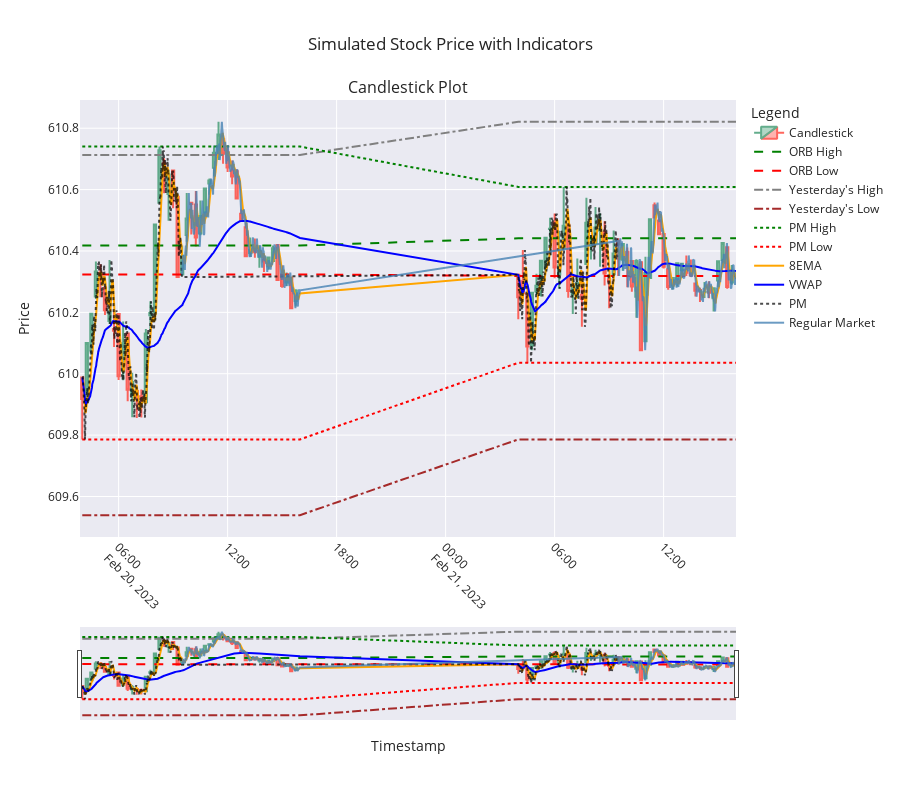

Notebook cell for this chart:
### Code cell
from plotly.subplots import make_subplots
import plotly.graph_objects as go
import plotly.express as px

def plot_candlestick_with_indicators(candlestick_data, simulated_data):
    # Create a figure with a single subplot
    fig = make_subplots(rows=1, cols=1, shared_xaxes=True, 
                        vertical_spacing=0.1, 
                        subplot_titles=("Candlestick Plot",))

    # Add candlestick traces
    fig.add_trace(go.Candlestick(
        x=candlestick_data.index,
        open=candlestick_data['Open'],
        high=candlestick_data['High'],
        low=candlestick_data['Low'],
        close=candlestick_data['Close'],
        name='Candlestick',
        opacity=0.8
    ), row=1, col=1)

    # Add indicators to the candlestick plot
    fig.add_trace(go.Scatter(
        x=simulated_data['Timestamp'],
        y=simulated_data['ORB_High'],
        mode='lines',
        name='ORB High',
        line=dict(color='green', dash='dash')
    ), row=1, col=1)

    fig.add_trace(go.Scatter(
        x=simulated_data['Timestamp'],
        y=simulated_data['ORB_Low'],
        mode='lines',
        name='ORB Low',
        line=dict(color='red', dash='dash')
    ), row=1, col=1)

    fig.add_trace(go.Scatter(
        x=simulated_data['Timestamp'],
        y=simulated_data['Yest_High'],
        mode='lines',
        name="Yesterday's High",
        line=dict(color='gray', dash='dashdot')
    ), row=1, col=1)

    fig.add_trace(go.Scatter(
        x=simulated_data['Timestamp'],
        y=simulated_data['Yest_Low'],
        mode='lines',
        name="Yesterday's Low",
        line=dict(color='brown', dash='dashdot')
    ), row=1, col=1)

    fig.add_trace(go.Scatter(
        x=simulated_data['Timestamp'],
        y=simulated_data['PM_High'],
        mode='lines',
        name='PM High',
        line=dict(color='green', dash='dot')
    ), row=1, col=1)

    fig.add_trace(go.Scatter(
        x=simulated_data['Timestamp'],
        y=simulated_data['PM_Low'],
        mode='lines',
        name='PM Low',
        line=dict(color='red', dash='dot')
    ), row=1, col=1)

    fig.add_trace(go.Scatter(
        x=simulated_data['Timestamp'],
        y=simulated_data['8EMA'],
        mode='lines',
        name='8EMA',
        line=dict(color='orange')
    ), row=1, col=1)

    fig.add_trace(go.Scatter(
        x=simulated_data['Timestamp'],
        y=simulated_data['VWAP'],
        mode='lines',
        name='VWAP',
        line=dict(color='blue')
    ), row=1, col=1)

    # Add PM and Regular Market values
    fig.add_trace(go.Scatter(
        x=simulated_data[simulated_data['Session'] == 'PM']['Timestamp'],
        y=simulated_data[simulated_data['Session'] == 'PM']['Close'],
        mode='lines',
        name='PM',
        line=dict(color='black', dash='dot'),
        opacity=0.7
    ), row=1, col=1)

    fig.add_trace(go.Scatter(
        x=simulated_data[simulated_data['Session'] == 'Regular Market']['Timestamp'],
        y=simulated_data[simulated_data['Session'] == 'Regular Market']['Close'],
        mode='lines',
        name='Regular Market',
        line=dict(color='steelblue'),
        opacity=0.8
    ), row=1, col=1)

    # Update layout for better appearance
    fig.update_layout(
        title="Simulated Stock Price with Indicators",
        xaxis_title="Timestamp",
        yaxis_title="Price",
        legend_title="Legend",
        xaxis=dict(tickangle=45),
        template="seaborn",
        hovermode='x unified',
        height=800  # Make the graph taller
    )

    # Show the plot
    fig.show()

# Example usage
plot_candlestick_with_indicators(candlestick_data, simulated_data)

### Figure 1 — Plotly figure (JSON) as saved in the notebook; plotly's stock layout.template omitted (floating-point values rounded to 4 significant figures; data arrays with more than 128 entries replaced by an {"elided": "..."} marker saying what was removed)
{"data": [{"close": [609.9, 610.1, 610.2, 610.3, 610.3, 610.2, 610.2, 610.1, 610.0, 610.1, 609.9, 610.0, 609.9, 609.9, 610.1, 610.2, 610.5, 610.7, 610.7, 610.6, 610.6, 610.3, 610.4, 610.5, 610.6, 610.4, 610.5, 610.6, 610.6, 610.7, 610.8, 610.7, 610.7, 610.6, 610.6, 610.5, 610.4, 610.4, 610.4, 610.4, 610.4, 610.4, 610.4, 610.3, 610.3, 610.3, 610.2, 610.3, 610.2, 610.3, 610.1, 610.3, 610.3, 610.4, 610.4, 610.5, 610.3, 610.4, 610.5, 610.3, 610.3, 610.3, 610.2, 610.5, 610.4, 610.5, 610.5, 610.3, 610.3, 610.4, 610.4, 610.4, 610.4, 610.3, 610.4, 610.1, 610.3, 610.5, 610.5, 610.5, 610.3, 610.3, 610.3, 610.4, 610.4, 610.3, 610.3, 610.3, 610.3, 610.3, 610.3, 610.3, 610.4, 610.4, 610.3, 610.3], "high": [610.0, 610.1, 610.2, 610.4, 610.4, 610.3, 610.4, 610.2, 610.2, 610.2, 610.1, 610.0, 609.9, 609.9, 610.1, 610.2, 610.5, 610.7, 610.7, 610.7, 610.7, 610.6, 610.4, 610.6, 610.6, 610.6, 610.6, 610.6, 610.6, 610.7, 610.8, 610.8, 610.7, 610.7, 610.7, 610.5, 610.5, 610.4, 610.4, 610.4, 610.4, 610.4, 610.4, 610.4, 610.4, 610.3, 610.3, 610.3, 610.3, 610.4, 610.3, 610.3, 610.3, 610.4, 610.4, 610.5, 610.5, 610.5, 610.6, 610.5, 610.3, 610.4, 610.3, 610.6, 610.5, 610.5, 610.5, 610.5, 610.3, 610.5, 610.4, 610.4, 610.4, 610.4, 610.4, 610.4, 610.4, 610.5, 610.6, 610.5, 610.5, 610.4, 610.3, 610.4, 610.4, 610.4, 610.4, 610.3, 610.3, 610.3, 610.3, 610.3, 610.4, 610.4, 610.4, 610.4], "low": [609.8, 609.9, 610.1, 610.2, 610.2, 610.2, 610.2, 610.1, 610.0, 610.0, 609.9, 609.9, 609.9, 609.9, 609.9, 610.1, 610.2, 610.6, 610.6, 610.5, 610.5, 610.3, 610.3, 610.4, 610.5, 610.4, 610.5, 610.5, 610.6, 610.6, 610.7, 610.7, 610.7, 610.6, 610.6, 610.5, 610.4, 610.4, 610.4, 610.3, 610.3, 610.3, 610.4, 610.3, 610.3, 610.3, 610.2, 610.2, 610.2, 610.2, 610.0, 610.1, 610.3, 610.3, 610.3, 610.4, 610.3, 610.3, 610.4, 610.2, 610.2, 610.2, 610.2, 610.4, 610.4, 610.4, 610.3, 610.3, 610.2, 610.3, 610.3, 610.3, 610.3, 610.3, 610.2, 610.1, 610.1, 610.3, 610.5, 610.5, 610.3, 610.3, 610.3, 610.3, 610.3, 610.3, 610.3, 610.3, 610.2, 610.2, 610.2, 610.2, 610.3, 610.3, 610.3, 610.3], "name": "Candlestick", "opacity": 0.8, "open": [610.0, 609.9, 610.1, 610.3, 610.3, 610.3, 610.2, 610.1, 610.2, 610.0, 610.1, 609.9, 609.9, 609.9, 609.9, 610.2, 610.2, 610.6, 610.7, 610.6, 610.7, 610.6, 610.3, 610.5, 610.6, 610.6, 610.5, 610.5, 610.6, 610.7, 610.7, 610.8, 610.7, 610.7, 610.7, 610.5, 610.5, 610.4, 610.4, 610.4, 610.4, 610.4, 610.4, 610.4, 610.3, 610.3, 610.3, 610.2, 610.3, 610.3, 610.3, 610.1, 610.3, 610.3, 610.3, 610.5, 610.5, 610.3, 610.4, 610.5, 610.3, 610.3, 610.3, 610.4, 610.4, 610.4, 610.5, 610.5, 610.3, 610.3, 610.4, 610.4, 610.4, 610.4, 610.3, 610.4, 610.1, 610.3, 610.5, 610.5, 610.5, 610.3, 610.3, 610.3, 610.3, 610.3, 610.3, 610.3, 610.3, 610.3, 610.3, 610.2, 610.3, 610.4, 610.4, 610.3], "type": "candlestick", "x": ["2023-02-20T04:00:00.000000000", "2023-02-20T04:15:00.000000000", "2023-02-20T04:30:00.000000000", "2023-02-20T04:45:00.000000000", "2023-02-20T05:00:00.000000000", "2023-02-20T05:15:00.000000000", "2023-02-20T05:30:00.000000000", "2023-02-20T05:45:00.000000000", "2023-02-20T06:00:00.000000000", "2023-02-20T06:15:00.000000000", "2023-02-20T06:30:00.000000000", "2023-02-20T06:45:00.000000000", "2023-02-20T07:00:00.000000000", "2023-02-20T07:15:00.000000000", "2023-02-20T07:30:00.000000000", "2023-02-20T07:45:00.000000000", "2023-02-20T08:00:00.000000000", "2023-02-20T08:15:00.000000000", "2023-02-20T08:30:00.000000000", "2023-02-20T08:45:00.000000000", "2023-02-20T09:00:00.000000000", "2023-02-20T09:15:00.000000000", "2023-02-20T09:30:00.000000000", "2023-02-20T09:45:00.000000000", "2023-02-20T10:00:00.000000000", "2023-02-20T10:15:00.000000000", "2023-02-20T10:30:00.000000000", "2023-02-20T10:45:00.000000000", "2023-02-20T11:00:00.000000000", "2023-02-20T11:15:00.000000000", "2023-02-20T11:30:00.000000000", "2023-02-20T11:45:00.000000000", "2023-02-20T12:00:00.000000000", "2023-02-20T12:15:00.000000000", "2023-02-20T12:30:00.000000000", "2023-02-20T12:45:00.000000000", "2023-02-20T13:00:00.000000000", "2023-02-20T13:15:00.000000000", "2023-02-20T13:30:00.000000000", "2023-02-20T13:45:00.000000000", "2023-02-20T14:00:00.000000000", "2023-02-20T14:15:00.000000000", "2023-02-20T14:30:00.000000000", "2023-02-20T14:45:00.000000000", "2023-02-20T15:00:00.000000000", "2023-02-20T15:15:00.000000000", "2023-02-20T15:30:00.000000000", "2023-02-20T15:45:00.000000000", "2023-02-21T04:00:00.000000000", "2023-02-21T04:15:00.000000000", "2023-02-21T04:30:00.000000000", "2023-02-21T04:45:00.000000000", "2023-02-21T05:00:00.000000000", "2023-02-21T05:15:00.000000000", "2023-02-21T05:30:00.000000000", "2023-02-21T05:45:00.000000000", "2023-02-21T06:00:00.000000000", "2023-02-21T06:15:00.000000000", "2023-02-21T06:30:00.000000000", "2023-02-21T06:45:00.000000000", "2023-02-21T07:00:00.000000000", "2023-02-21T07:15:00.000000000", "2023-02-21T07:30:00.000000000", "2023-02-21T07:45:00.000000000", "2023-02-21T08:00:00.000000000", "2023-02-21T08:15:00.000000000", "2023-02-21T08:30:00.000000000", "2023-02-21T08:45:00.000000000", "2023-02-21T09:00:00.000000000", "2023-02-21T09:15:00.000000000", "2023-02-21T09:30:00.000000000", "2023-02-21T09:45:00.000000000", "2023-02-21T10:00:00.000000000", "2023-02-21T10:15:00.000000000", "2023-02-21T10:30:00.000000000", "2023-02-21T10:45:00.000000000", "2023-02-21T11:00:00.000000000", "2023-02-21T11:15:00.000000000", "2023-02-21T11:30:00.000000000", "2023-02-21T11:45:00.000000000", "2023-02-21T12:00:00.000000000", "2023-02-21T12:15:00.000000000", "2023-02-21T12:30:00.000000000", "2023-02-21T12:45:00.000000000", "2023-02-21T13:00:00.000000000", "2023-02-21T13:15:00.000000000", "2023-02-21T13:30:00.000000000", "2023-02-21T13:45:00.000000000", "2023-02-21T14:00:00.000000000", "2023-02-21T14:15:00.000000000", "2023-02-21T14:30:00.000000000", "2023-02-21T14:45:00.000000000", "2023-02-21T15:00:00.000000000", "2023-02-21T15:15:00.000000000", "2023-02-21T15:30:00.000000000", "2023-02-21T15:45:00.000000000"], "xaxis": "x", "yaxis": "y"}, {"line": {"color": "green", "dash": "dash"}, "mode": "lines", "name": "ORB High", "type": "scatter", "x": {"elided": "1440 str values"}, "xaxis": "x", "y": {"elided": "1440 float values"}, "yaxis": "y"}, {"line": {"color": "red", "dash": "dash"}, "mode": "lines", "name": "ORB Low", "type": "scatter", "x": {"elided": "1440 str values"}, "xaxis": "x", "y": {"elided": "1440 float values"}, "yaxis": "y"}, {"line": {"color": "gray", "dash": "dashdot"}, "mode": "lines", "name": "Yesterday's High", "type": "scatter", "x": {"elided": "1440 str values"}, "xaxis": "x", "y": {"elided": "1440 float values"}, "yaxis": "y"}, {"line": {"color": "brown", "dash": "dashdot"}, "mode": "lines", "name": "Yesterday's Low", "type": "scatter", "x": {"elided": "1440 str values"}, "xaxis": "x", "y": {"elided": "1440 float values"}, "yaxis": "y"}, {"line": {"color": "green", "dash": "dot"}, "mode": "lines", "name": "PM High", "type": "scatter", "x": {"elided": "1440 str values"}, "xaxis": "x", "y": {"elided": "1440 float values"}, "yaxis": "y"}, {"line": {"color": "red", "dash": "dot"}, "mode": "lines", "name": "PM Low", "type": "scatter", "x": {"elided": "1440 str values"}, "xaxis": "x", "y": {"elided": "1440 float values"}, "yaxis": "y"}, {"line": {"color": "orange"}, "mode": "lines", "name": "8EMA", "type": "scatter", "x": {"elided": "1440 str values"}, "xaxis": "x", "y": {"elided": "1440 float values"}, "yaxis": "y"}, {"line": {"color": "blue"}, "mode": "lines", "name": "VWAP", "type": "scatter", "x": {"elided": "1440 str values"}, "xaxis": "x", "y": {"elided": "1440 float values"}, "yaxis": "y"}, {"line": {"color": "black", "dash": "dot"}, "mode": "lines", "name": "PM", "opacity": 0.7, "type": "scatter", "x": {"elided": "660 str values"}, "xaxis": "x", "y": {"elided": "660 float values"}, "yaxis": "y"}, {"line": {"color": "steelblue"}, "mode": "lines", "name": "Regular Market", "opacity": 0.8, "type": "scatter", "x": {"elided": "780 str values"}, "xaxis": "x", "y": {"elided": "780 float values"}, "yaxis": "y"}], "layout": {"annotations": [{"font": {"size": 16}, "showarrow": false, "text": "Candlestick Plot", "x": 0.5, "xanchor": "center", "xref": "paper", "y": 1, "yanchor": "bottom", "yref": "paper"}], "height": 800, "hovermode": "x unified", "legend": {"title": {"text": "Legend"}}, "title": {"text": "Simulated Stock Price with Indicators"}, "xaxis": {"anchor": "y", "domain": [0, 1], "tickangle": 45, "title": {"text": "Timestamp"}}, "yaxis": {"anchor": "x", "domain": [0, 1], "title": {"text": "Price"}}}}
